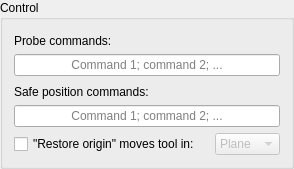
          <widget class="GroupBox" name="groupBox_2">
           <property name="title">
            <string>Control</string>
           </property>
           <layout class="QVBoxLayout" name="verticalLayout_9">
            <item>
             <widget class="QLabel" name="label_17">
              <property name="styleSheet">
               <string notr="true">padding-top: 3;</string>
              </property>
              <property name="text">
               <string>Probe commands:</string>
              </property>
              <property name="indent">
               <number>0</number>
              </property>
             </widget>
            </item>
            <item>
             <widget class="QLineEdit" name="txtTouchCommand">
              <property name="alignment">
               <set>Qt::AlignCenter</set>
              </property>
              <property name="placeholderText">
               <string>Command 1; command 2; ...</string>
              </property>
             </widget>
            </item>
            <item>
             <widget class="QLabel" name="label_33">
              <property name="styleSheet">
               <string notr="true">padding-top: 3;</string>
              </property>
              <property name="text">
               <string>Safe position commands:</string>
              </property>
              <property name="indent">
               <number>0</number>
              </property>
             </widget>
            </item>
            <item>
             <widget class="QLineEdit" name="txtSafeCommand">
              <property name="alignment">
               <set>Qt::AlignCenter</set>
              </property>
              <property name="placeholderText">
               <string>Command 1; command 2; ...</string>
              </property>
             </widget>
            </item>
            <item>
             <layout class="QGridLayout" name="gridLayout_4" columnstretch="0,1,2">
              <item row="3" column="0">
               <layout class="QHBoxLayout" name="horizontalLayout_8">
                <item>
                 <widget class="QCheckBox" name="chkMoveOnRestore">
                  <property name="sizePolicy">
                   <sizepolicy hsizetype="Maximum" vsizetype="Fixed">
                    <horstretch>0</horstretch>
                    <verstretch>0</verstretch>
                   </sizepolicy>
                  </property>
                  <property name="text">
                   <string>&quot;Restore origin&quot; moves tool in:</string>
                  </property>
                 </widget>
                </item>
               </layout>
              </item>
              <item row="3" column="2">
               <widget class="QComboBox" name="cboRestoreMode">
                <property name="enabled">
                 <bool>false</bool>
                </property>
                <item>
                 <property name="text">
                  <string>Plane</string>
                 </property>
                </item>
                <item>
                 <property name="text">
                  <string>Space</string>
                 </property>
                </item>
               </widget>
              </item>
              <item row="3" column="1">
               <spacer name="horizontalSpacer_16">
                <property name="orientation">
                 <enum>Qt::Horizontal</enum>
                </property>
                <property name="sizeType">
                 <enum>QSizePolicy::Fixed</enum>
                </property>
                <property name="sizeHint" stdset="0">
                 <size>
                  <width>9</width>
                  <height>20</height>
                 </size>
                </property>
               </spacer>
              </item>
             </layout>
            </item>
           </layout>
          </widget>
